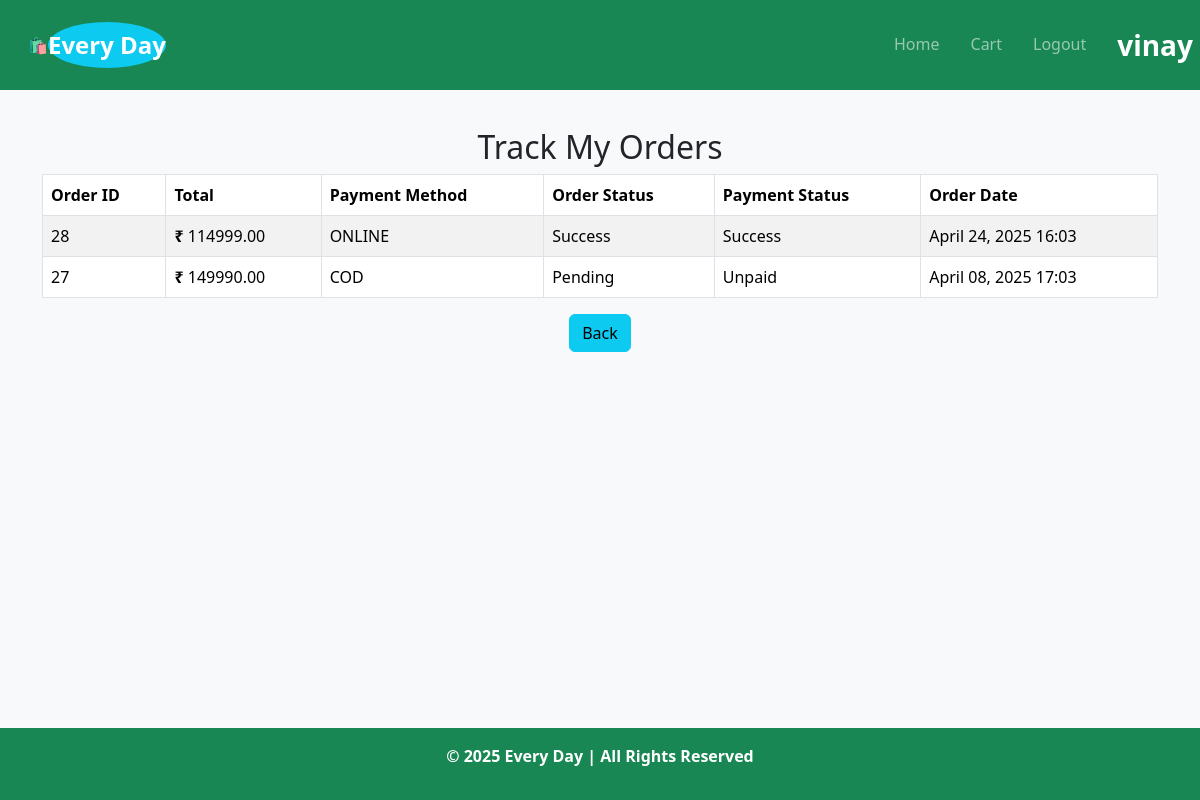
The app's page /track-orders/ (signed in), older data.
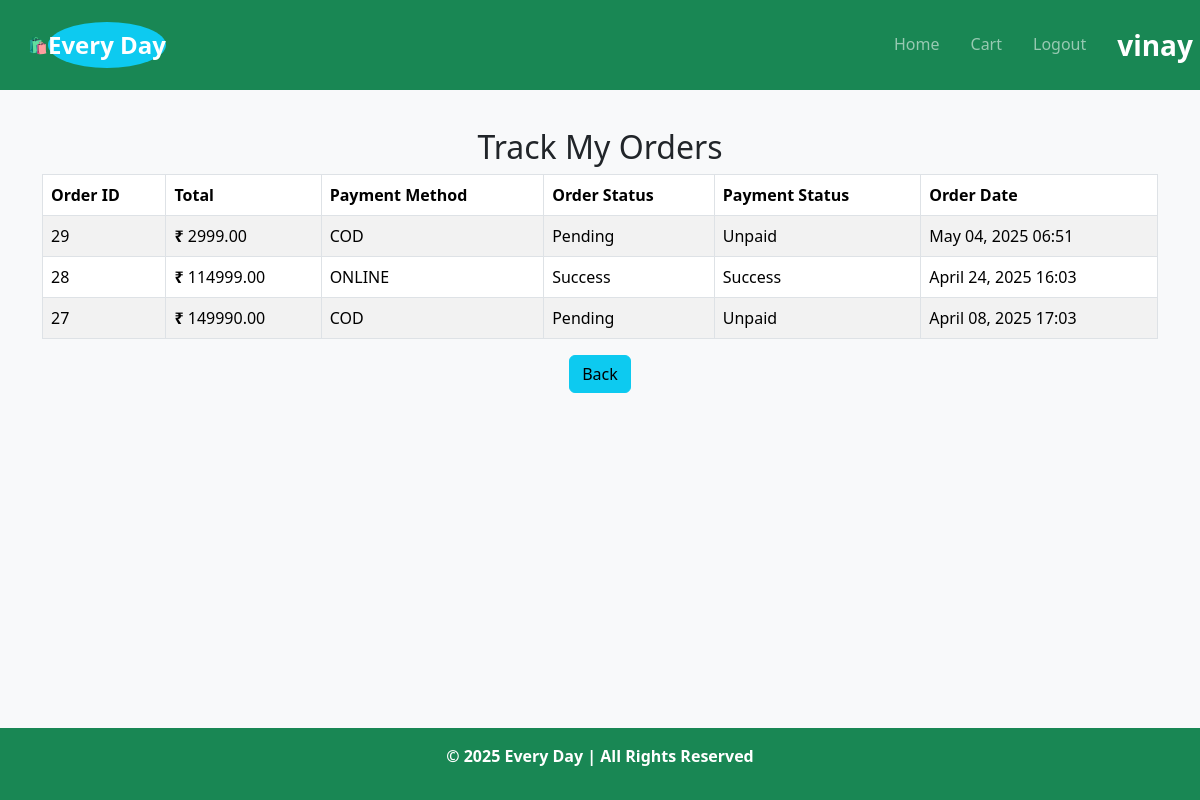
The same page, newer data.
### Store/models.py (models this page shows, shortened)
class Order(models.Model):
    PAYMENT_METHOD_CHOICES = [
        ('COD'),
        ('ONLINE')
    ]
    PAYMENT_STATUS_CHOICES = [
        ('Unpaid', 'Unpaid'),
        ('Paid', 'Paid')
    ]
    ORDER_STATUS_CHOICES = [
        ('Pending', 'Pending'),
        ('Shipped', 'Shipped'),
        ('Delivered', 'Delivered'),
        ('Cancelled', 'Cancelled')
    ]
    user = models.ForeignKey(User, on_delete=models.CASCADE)
    total = models.DecimalField(max_digits=10, decimal_places=2)
    created_at = models.DateTimeField(auto_now_add=True)
    status = models.CharField(max_length=20, default='Pending')
    payment_status = models.CharField(max_length=20, default='Unpaid')
    payment_method = models.CharField(max_length=50, default='COD')

### Store/views.py (the view)
# urls.py: path('track-orders/', views.track_orders, name='track_orders'),
@login_required
def track_orders(request):
    orders = Order.objects.filter(user=request.user).order_by('-created_at')
    return render(request, 'store/track_order.html', {'orders': orders})

### Store/templates/store/track_order.html (shortened to what this page needs)
{% extends 'store/base.html' %}
{% load static%}
    {% block content %}
    <h2 class="text-center" style="margin-top: 8rem;">Track My Orders</h2>
    {% if orders %}
        <table class="table table-bordered table-striped">
            <thead>
                <tr>
                    <th>Order ID</th>
                    <th>Total</th>
                    <th>Payment Method</th>
                    <th>Order Status</th>
                    <th>Payment Status</th>
                    <th>Order Date</th>
                </tr>
            </thead>
            <tbody>
                {% for order in orders %}
                    <tr>
                        <td>{{ order.id }}</td>
                        <td><span class="fw-bold">₹</span>  {{ order.total }}</td>
                        <td>{{ order.payment_method }}</td>
                        <td>{{ order.status }}</td>
                        <td>{{ order.payment_status }}</td>
                        <td>{{ order.created_at|date:"F d, Y H:i" }}</td>
                    </tr>
                {% endfor %}
            </tbody>
        </table>
        <div class="m-3 d-flex justify-content-center align-items-center justify-content-center flex-column">
            <a href="{% url 'profile' %}" class="btn btn-info">Back</a>
        </div>
    {% else %}
        <p id="empty">You have no orders yet. </p>
        <a href="{% url 'home' %}" class="btn btn-info">Start shopping now!</a>
    {% endif %}
    {% endblock %}

Row changes from the older to the newer data that the page shows:
added Order: id "29", total "2999.00", payment_method "COD", status "Pending", payment_status "Unpaid", created_at "May 04, 2025 06:51"
